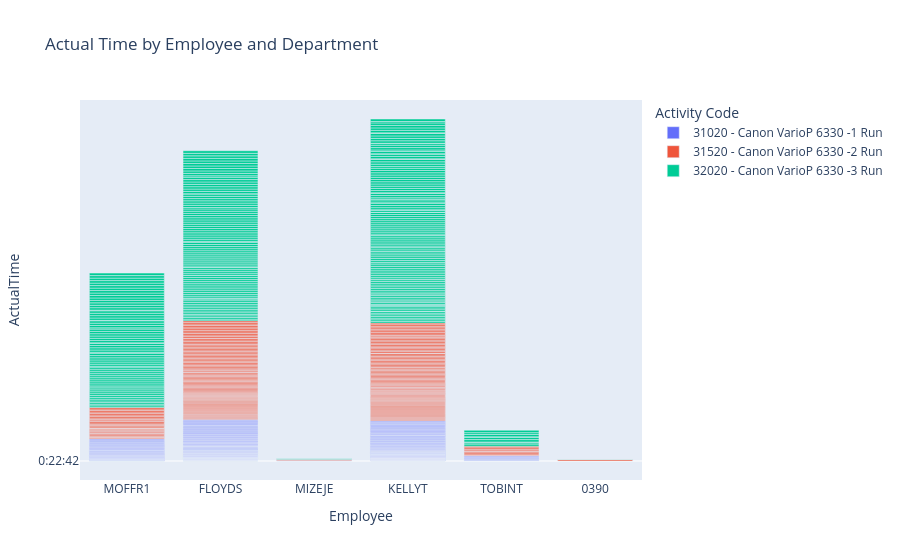

The code cell stored with this chart in its notebook:
### Markdown cell above
Split into dataframe: Activities, actualTime, quantity

### Code cell
import pandas as pd
import numpy as np
dcData = pd.read_csv('/Users/calebfruin/Downloads/job_cost.csv')
dcData['Employee'] = dcData['Employee'].str.split(' -').str[0]

dcData

import plotly.express as px

fig = px.bar(dcData, x='Employee', y='ActualTime', color= 'Activity Code', title='Actual Time by Employee and Department')
fig.show()

### Figure 1 — Plotly figure (JSON) as saved in the notebook; plotly's stock layout.template omitted (floating-point values rounded to 4 significant figures; data arrays with more than 128 entries replaced by an {"elided": "..."} marker saying what was removed)
{"data": [{"hovertemplate": "Activity Code=31020 - Canon VarioP 6330 -1 Run<br>Employee=%{x}<br>ActualTime=%{y}<extra></extra>", "legendgroup": "31020 - Canon VarioP 6330 -1 Run", "marker": {"color": "#636efa", "pattern": {"shape": ""}}, "name": "31020 - Canon VarioP 6330 -1 Run", "orientation": "v", "showlegend": true, "textposition": "auto", "type": "bar", "x": {"elided": "243 str values"}, "xaxis": "x", "y": {"elided": "243 str values"}, "yaxis": "y"}, {"hovertemplate": "Activity Code=31520 - Canon VarioP 6330 -2 Run<br>Employee=%{x}<br>ActualTime=%{y}<extra></extra>", "legendgroup": "31520 - Canon VarioP 6330 -2 Run", "marker": {"color": "#EF553B", "pattern": {"shape": ""}}, "name": "31520 - Canon VarioP 6330 -2 Run", "orientation": "v", "showlegend": true, "textposition": "auto", "type": "bar", "x": {"elided": "201 str values"}, "xaxis": "x", "y": {"elided": "201 str values"}, "yaxis": "y"}, {"hovertemplate": "Activity Code=32020 - Canon VarioP 6330 -3 Run<br>Employee=%{x}<br>ActualTime=%{y}<extra></extra>", "legendgroup": "32020 - Canon VarioP 6330 -3 Run", "marker": {"color": "#00cc96", "pattern": {"shape": ""}}, "name": "32020 - Canon VarioP 6330 -3 Run", "orientation": "v", "showlegend": true, "textposition": "auto", "type": "bar", "x": {"elided": "283 str values"}, "xaxis": "x", "y": {"elided": "283 str values"}, "yaxis": "y"}], "layout": {"barmode": "relative", "legend": {"title": {"text": "Activity Code"}, "tracegroupgap": 0}, "title": {"text": "Actual Time by Employee and Department"}, "xaxis": {"anchor": "y", "domain": [0, 1], "title": {"text": "Employee"}}, "yaxis": {"anchor": "x", "domain": [0, 1], "title": {"text": "ActualTime"}}}}
